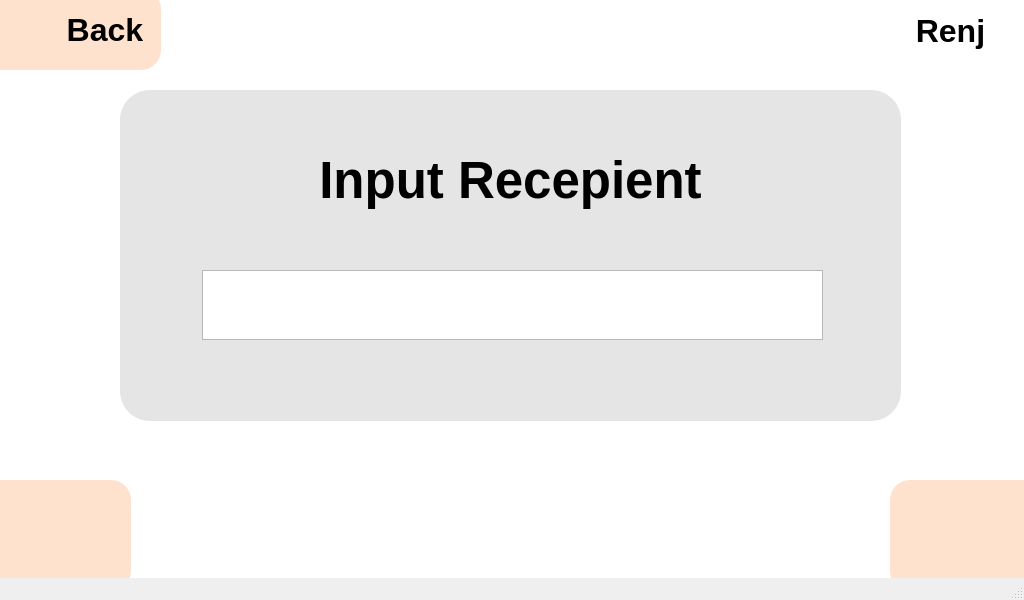
<?xml version="1.0" encoding="UTF-8"?>
<ui version="4.0">
 <class>MainWindow</class>
 <widget class="QMainWindow" name="MainWindow">
  <property name="geometry">
   <rect>
    <x>0</x>
    <y>0</y>
    <width>1024</width>
    <height>600</height>
   </rect>
  </property>
  <property name="windowTitle">
   <string>MainWindow</string>
  </property>
  <widget class="QWidget" name="centralwidget">
   <widget class="QLabel" name="btnBack">
    <property name="geometry">
     <rect>
      <x>-20</x>
      <y>-11</y>
      <width>181</width>
      <height>81</height>
     </rect>
    </property>
    <property name="font">
     <font>
      <pointsize>24</pointsize>
      <weight>75</weight>
      <bold>true</bold>
     </font>
    </property>
    <property name="styleSheet">
     <string notr="true">background-color: rgb(255, 102, 0);
background-color: rgb(255, 226, 206);
border-radius:20px;</string>
    </property>
    <property name="frameShape">
     <enum>QFrame::NoFrame</enum>
    </property>
    <property name="text">
     <string>Back  </string>
    </property>
    <property name="alignment">
     <set>Qt::AlignRight|Qt::AlignTrailing|Qt::AlignVCenter</set>
    </property>
   </widget>
   <widget class="QLabel" name="lblName">
    <property name="geometry">
     <rect>
      <x>880</x>
      <y>0</y>
      <width>141</width>
      <height>61</height>
     </rect>
    </property>
    <property name="font">
     <font>
      <pointsize>24</pointsize>
      <weight>75</weight>
      <bold>true</bold>
     </font>
    </property>
    <property name="styleSheet">
     <string notr="true">border-radius:20px;</string>
    </property>
    <property name="frameShape">
     <enum>QFrame::NoFrame</enum>
    </property>
    <property name="text">
     <string>Renj</string>
    </property>
    <property name="alignment">
     <set>Qt::AlignCenter</set>
    </property>
   </widget>
   <widget class="QLabel" name="btnDelete">
    <property name="geometry">
     <rect>
      <x>-20</x>
      <y>480</y>
      <width>151</width>
      <height>111</height>
     </rect>
    </property>
    <property name="font">
     <font>
      <pointsize>18</pointsize>
      <weight>75</weight>
      <bold>true</bold>
     </font>
    </property>
    <property name="styleSheet">
     <string notr="true">background-color: rgb(255, 102, 0);
background-color: rgb(255, 226, 206);
border-radius:20px;</string>
    </property>
    <property name="frameShape">
     <enum>QFrame::NoFrame</enum>
    </property>
    <property name="text">
     <string/>
    </property>
    <property name="pixmap">
     <pixmap>images/delete3.png</pixmap>
    </property>
    <property name="alignment">
     <set>Qt::AlignCenter</set>
    </property>
   </widget>
   <widget class="QLabel" name="btnSend">
    <property name="geometry">
     <rect>
      <x>890</x>
      <y>480</y>
      <width>151</width>
      <height>111</height>
     </rect>
    </property>
    <property name="font">
     <font>
      <pointsize>18</pointsize>
      <weight>75</weight>
      <bold>true</bold>
     </font>
    </property>
    <property name="styleSheet">
     <string notr="true">background-color: rgb(255, 102, 0);
background-color: rgb(255, 226, 206);
border-radius:20px;</string>
    </property>
    <property name="frameShape">
     <enum>QFrame::NoFrame</enum>
    </property>
    <property name="text">
     <string/>
    </property>
    <property name="pixmap">
     <pixmap>images/send3.png</pixmap>
    </property>
    <property name="alignment">
     <set>Qt::AlignCenter</set>
    </property>
   </widget>
   <widget class="QLabel" name="label_3">
    <property name="geometry">
     <rect>
      <x>120</x>
      <y>90</y>
      <width>781</width>
      <height>331</height>
     </rect>
    </property>
    <property name="font">
     <font>
      <pointsize>26</pointsize>
     </font>
    </property>
    <property name="styleSheet">
     <string notr="true">background-color: #E5E5E5;
border-radius:30px;</string>
    </property>
    <property name="frameShape">
     <enum>QFrame::NoFrame</enum>
    </property>
    <property name="text">
     <string/>
    </property>
   </widget>
   <widget class="QLabel" name="lblInput">
    <property name="geometry">
     <rect>
      <x>120</x>
      <y>130</y>
      <width>781</width>
      <height>100</height>
     </rect>
    </property>
    <property name="font">
     <font>
      <pointsize>38</pointsize>
      <weight>75</weight>
      <bold>true</bold>
     </font>
    </property>
    <property name="text">
     <string>Input Recepient</string>
    </property>
    <property name="alignment">
     <set>Qt::AlignCenter</set>
    </property>
   </widget>
   <widget class="QTextEdit" name="txtInputName">
    <property name="geometry">
     <rect>
      <x>202</x>
      <y>270</y>
      <width>621</width>
      <height>70</height>
     </rect>
    </property>
    <property name="font">
     <font>
      <pointsize>26</pointsize>
     </font>
    </property>
    <property name="layoutDirection">
     <enum>Qt::LeftToRight</enum>
    </property>
    <property name="styleSheet">
     <string notr="true">font-size: 26;</string>
    </property>
    <property name="verticalScrollBarPolicy">
     <enum>Qt::ScrollBarAlwaysOff</enum>
    </property>
    <property name="horizontalScrollBarPolicy">
     <enum>Qt::ScrollBarAlwaysOff</enum>
    </property>
    <property name="html">
     <string>&lt;!DOCTYPE HTML PUBLIC &quot;-//W3C//DTD HTML 4.0//EN&quot; &quot;http://www.w3.org/TR/REC-html40/strict.dtd&quot;&gt;
&lt;html&gt;&lt;head&gt;&lt;meta name=&quot;qrichtext&quot; content=&quot;1&quot; /&gt;&lt;style type=&quot;text/css&quot;&gt;
p, li { white-space: pre-wrap; }
&lt;/style&gt;&lt;/head&gt;&lt;body style=&quot; font-family:'MS Shell Dlg 2'; font-size:26pt; font-weight:400; font-style:normal;&quot;&gt;
&lt;p style=&quot;-qt-paragraph-type:empty; margin-top:0px; margin-bottom:0px; margin-left:0px; margin-right:0px; -qt-block-indent:0; text-indent:0px;&quot;&gt;&lt;br /&gt;&lt;/p&gt;&lt;/body&gt;&lt;/html&gt;</string>
    </property>
   </widget>
   <widget class="QLabel" name="lblBackground">
    <property name="geometry">
     <rect>
      <x>0</x>
      <y>0</y>
      <width>1024</width>
      <height>600</height>
     </rect>
    </property>
    <property name="styleSheet">
     <string notr="true">background-color: #ffffff;</string>
    </property>
    <property name="text">
     <string/>
    </property>
   </widget>
   <widget class="QLabel" name="lblBack">
    <property name="geometry">
     <rect>
      <x>10</x>
      <y>13</y>
      <width>35</width>
      <height>35</height>
     </rect>
    </property>
    <property name="text">
     <string/>
    </property>
    <property name="pixmap">
     <pixmap>images/angle-left2.png</pixmap>
    </property>
   </widget>
   <zorder>lblBackground</zorder>
   <zorder>btnBack</zorder>
   <zorder>lblName</zorder>
   <zorder>btnDelete</zorder>
   <zorder>btnSend</zorder>
   <zorder>label_3</zorder>
   <zorder>lblInput</zorder>
   <zorder>txtInputName</zorder>
   <zorder>lblBack</zorder>
  </widget>
  <widget class="QMenuBar" name="menubar">
   <property name="geometry">
    <rect>
     <x>0</x>
     <y>0</y>
     <width>1024</width>
     <height>26</height>
    </rect>
   </property>
  </widget>
  <widget class="QStatusBar" name="statusbar"/>
 </widget>
 <resources/>
 <connections/>
</ui>
